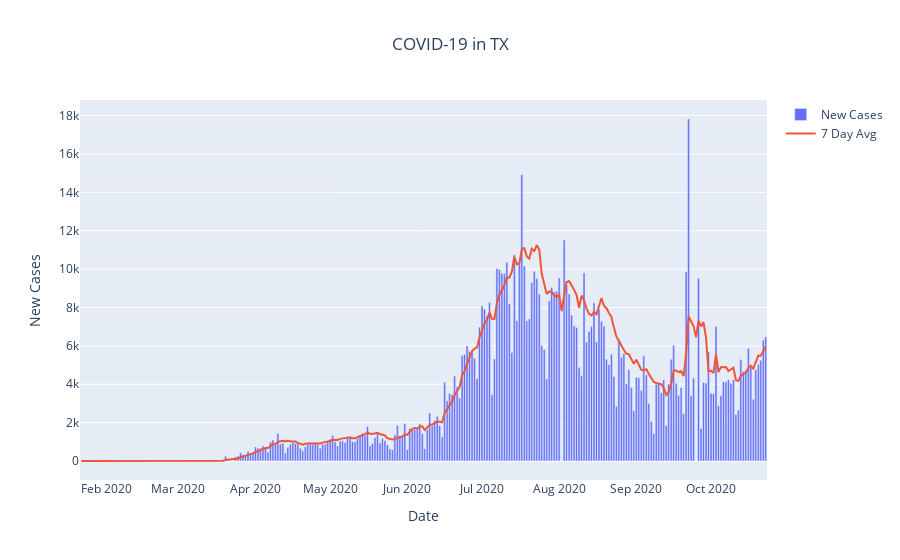

The code cell stored with this chart in its notebook:
### Code cell
state_line('TX')

### Figure 1 — Plotly figure (JSON) as saved in the notebook; plotly's stock layout.template omitted (floating-point values rounded to 4 significant figures; data arrays with more than 128 entries replaced by an {"elided": "..."} marker saying what was removed)
{"data": [{"name": "New Cases", "type": "bar", "x": {"elided": "276 str values"}, "y": {"elided": "276 int values"}}, {"name": "7 Day Avg", "type": "scatter", "x": {"elided": "276 str values"}, "y": {"elided": "276 int values"}}], "layout": {"title": {"text": "COVID-19 in TX", "x": 0.5}, "xaxis": {"title": {"text": "Date"}}, "yaxis": {"title": {"text": "New Cases"}}}}
